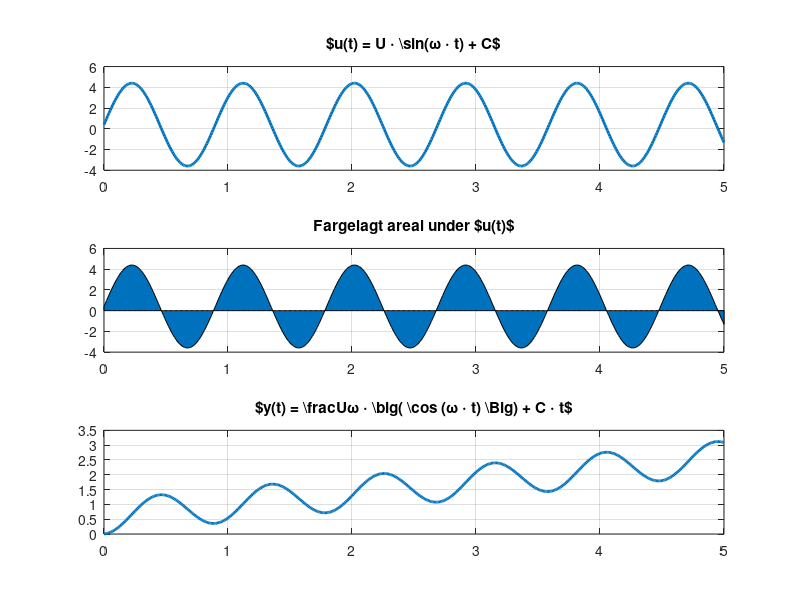

This chart was generated by the following MATLAB code:
%--------------------------------------------------- 
% i) Nyttige kommandoer  
%  
% area, sin
%--------------------------------------------------- 

clear; close all; clc

U = 4;
w = 7;
C = 0.4;

%------------------------------------
% Figur 1 med 3x1 subplot
%------------------------------------
figure(1)
set(gcf,'position',[1000 500 450 600])

% Juster på denne
ant_runder = 1;

for i = 1:ant_runder
    t = 0:0.01:5;
    u = U * sin(w * t) + C
    y = U / w * (1 - cos(w * t)) + C * t

    subplot(3,1,1)
    plot(t,u,'Linewidth',2)
    hold on
    grid
    title('$u(t) = U \cdot \sin(\omega \cdot t) + C$')

    subplot(3,1,2)
    area(t,u)
    grid
    hold on
    title('Fargelagt areal under $u(t)$')

    subplot(3,1,3)
    plot(t,y,'LineWidth',2)
    grid
    hold on
    title(['$y(t) = \frac{U}{\omega} \cdot \big( \cos (\omega \cdot t) \Big) + C \cdot t$'])
    
    % justering av C og/eller vinkelfrekvens w
    %C = C - 0.4;
    %w = w - 2;
end


